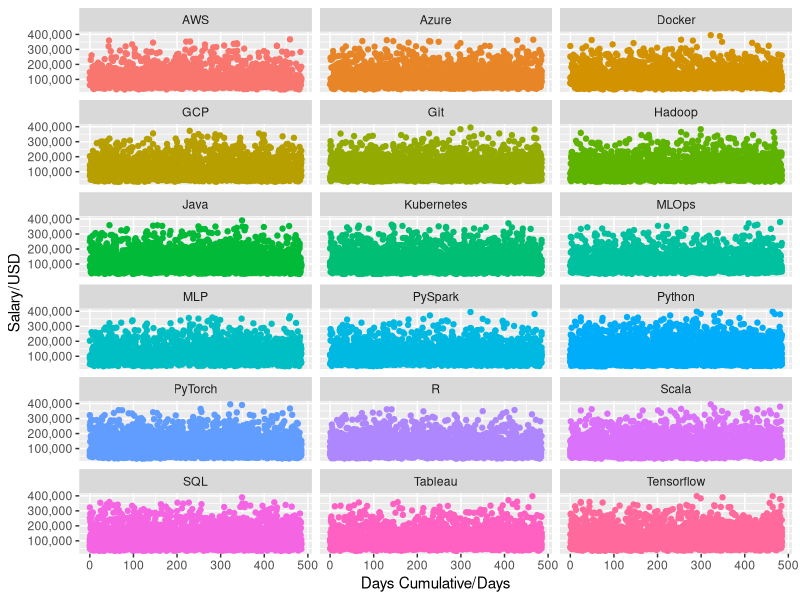
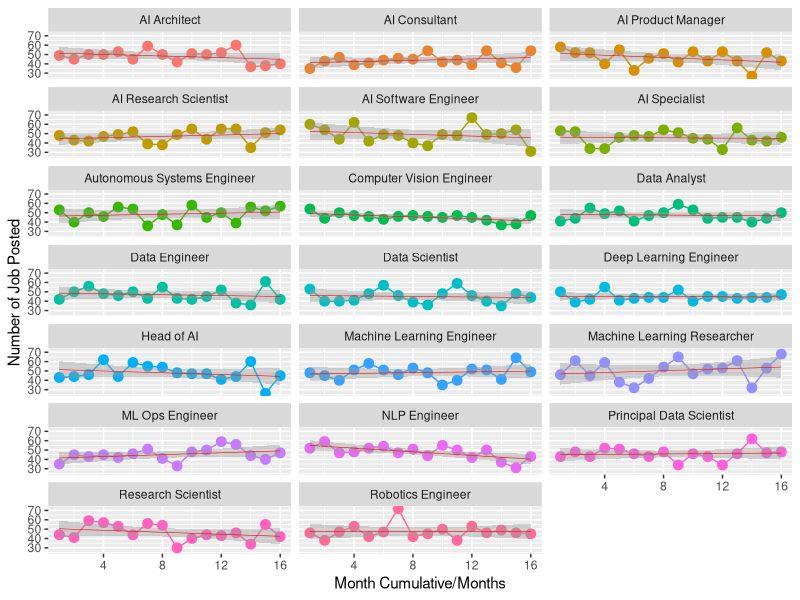
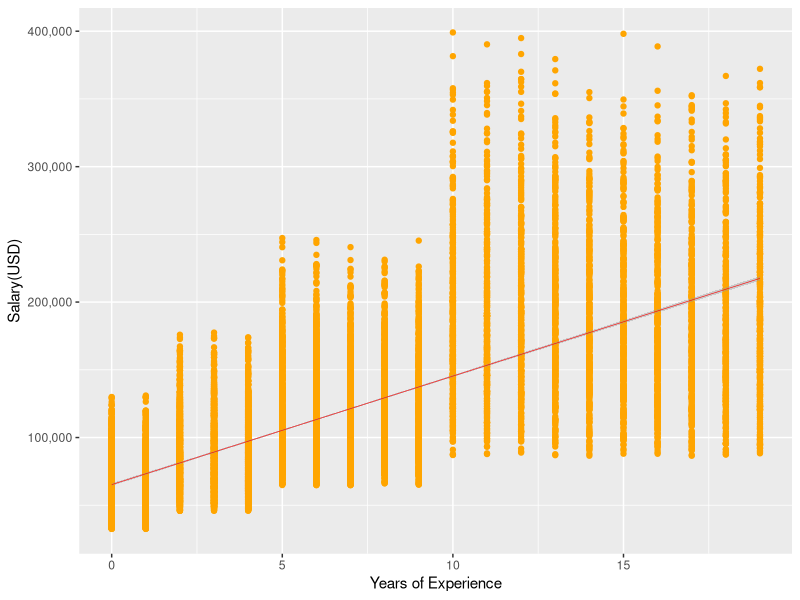
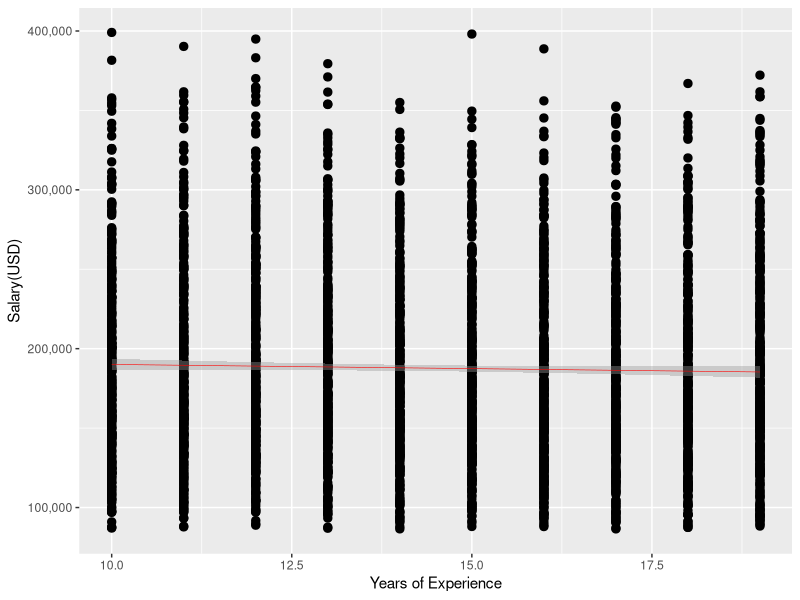
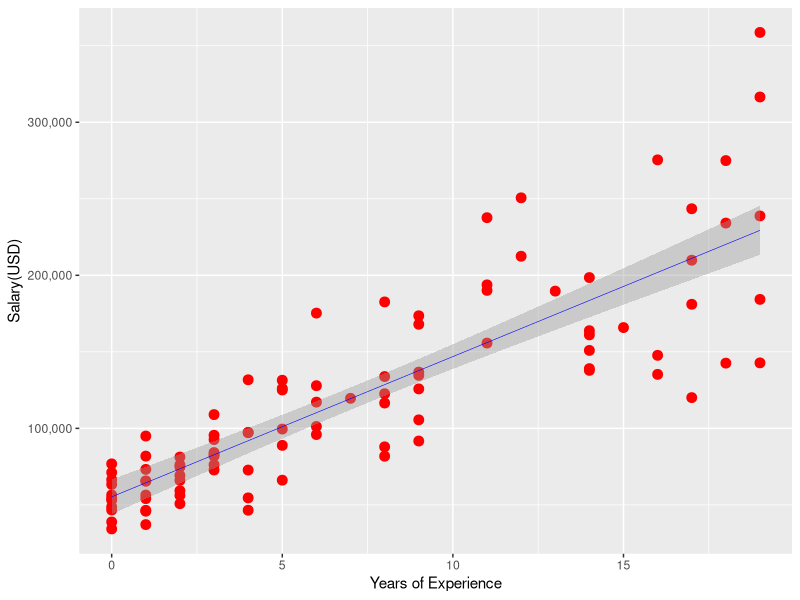
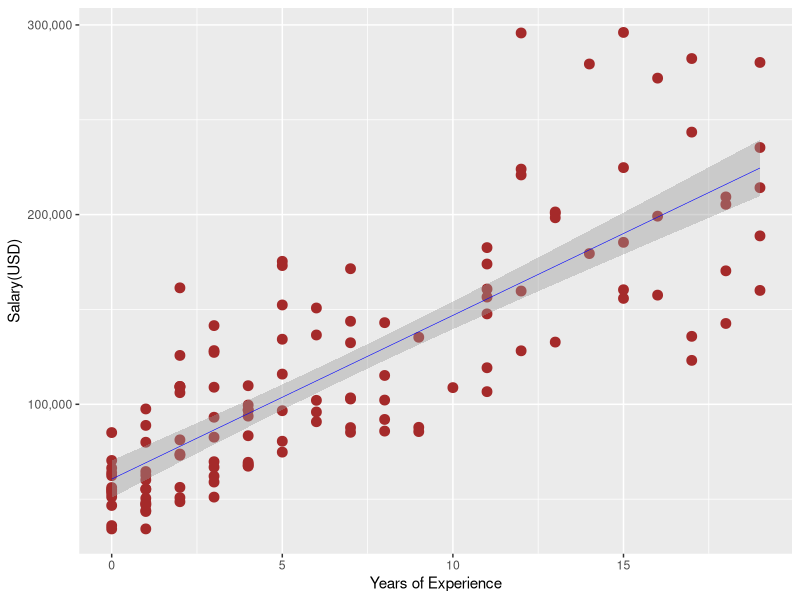
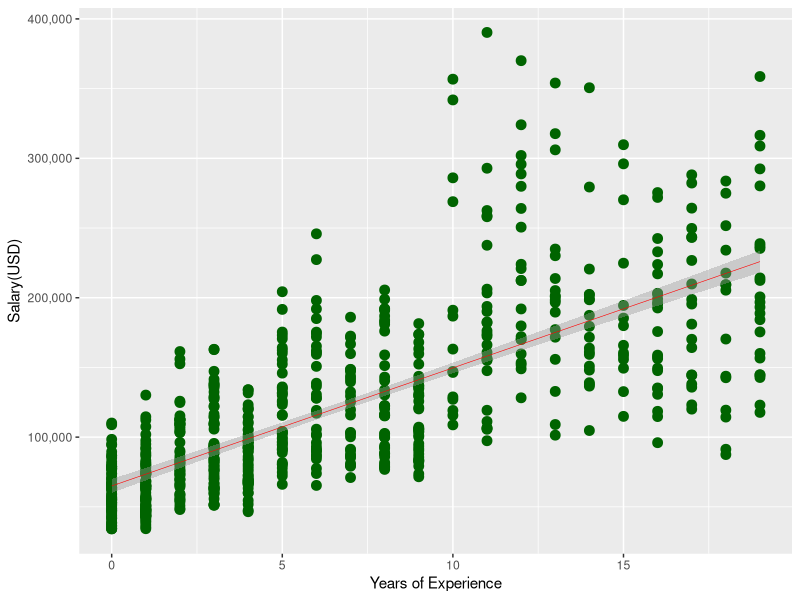

Here is the R script that generated these plots, in order:
install.packages("ggplot2")
install.packages("dplyr")
install.packages("tidyverse")
install.packages("ggpubr")
options(scipen=999)

library(dplyr)
library(ggplot2)
library(tidyverse)
library(ggpubr)


setwd("C:/Users/natta/Desktop/AI-Powered Job Market Insights/dataset")
getwd()
salary_by_skills <- read.csv("salary_by_skills.csv")
time_table <- read.csv("time_table_dataset.csv")
time_by_job_count <- read.csv("correlation2_dataset.csv")
main <- read.csv("ai_job_dataset_cleaned.csv")
salary_group <- read.csv("salary_category.csv")
job_count_categorized <- read.csv("category_job_by_month.csv")

# Merge dataframe to be able to do analysis
salary_analysis <- merge(salary_group, time_table, by.x = "ID_cleaned", by.y = "ID_cleaned")
analysis <- merge(salary_by_skills, time_table, by.x = "ID_cleaned", by.y = "ID_cleaned")
main_and_salary <- merge(main, salary_group, by.x = "ID_cleaned", by.y = "ID_cleaned")
main_and_salary <- merge(main_and_salary, salary_by_skills, by.x = "ID_cleaned", by.y = "ID_cleaned")
main_and_salary


# Correlation test between Salary by skills to Days subtraction period
corraws <- cor(analysis$AWS, analysis$days_subtraction_period, use = "pairwise.complete.obs")
corrazure <- cor(analysis$Azure, analysis$days_subtraction_period, use = "pairwise.complete.obs")
corrdocker <- cor(analysis$Docker, analysis$days_subtraction_period, use = "pairwise.complete.obs")
corrgcp <- cor(analysis$GCP, analysis$days_subtraction_period, use = "pairwise.complete.obs")
corrgit <- cor(analysis$Git, analysis$days_subtraction_period, use = "pairwise.complete.obs")
corrhadoop <- cor(analysis$Hadoop, analysis$days_subtraction_period, use = "pairwise.complete.obs")
corrjava <- cor(analysis$Java, analysis$days_subtraction_period, use = "pairwise.complete.obs")
corrkubernetes <- cor(analysis$Kubernetes, analysis$days_subtraction_period, use = "pairwise.complete.obs")
corrmlops <- cor(analysis$MLOps, analysis$days_subtraction_period, use = "pairwise.complete.obs")
corrmlp <- cor(analysis$MLP, analysis$days_subtraction_period, use = "pairwise.complete.obs")
corrpytorch <- cor(analysis$PyTorch, analysis$days_subtraction_period, use = "pairwise.complete.obs")
corrpython <- cor(analysis$Python, analysis$days_subtraction_period, use = "pairwise.complete.obs")
corrR <- cor(analysis$R, analysis$days_subtraction_period, use = "pairwise.complete.obs")
corrsql <- cor(analysis$SQL, analysis$days_subtraction_period, use = "pairwise.complete.obs")
corrscala <- cor(analysis$Scala, analysis$days_subtraction_period, use = "pairwise.complete.obs")
corrpyspark <- cor(analysis$PySpark, analysis$days_subtraction_period, use = "pairwise.complete.obs")
corrtableau <- cor(analysis$Tableau, analysis$days_subtraction_period, use = "pairwise.complete.obs")
corrtensorflow <- cor(analysis$Tensorflow, analysis$days_subtraction_period, use = "pairwise.complete.obs")

corraws 
corrazure 
corrdocker
corrgcp
corrgit
corrhadoop 
corrjava
corrkubernetes 
corrmlops 
corrmlp 
corrpytorch 
corrpython 
corrR 
corrsql 
corrscala 
corrpyspark 
corrtableau 
corrtensorflow

# Average job count post over time

corr2ai.architect <- cor(time_by_job_count$AI.Architect, time_by_job_count$month_subtraction_period)
corr2ai.consultant <- cor(time_by_job_count$AI.Consultant, time_by_job_count$month_subtraction_period)
corr2ai.productmanager <- cor(time_by_job_count$AI.Product.Manager, time_by_job_count$month_subtraction_period)
corr2ai.researchscientist <- cor(time_by_job_count$AI.Research.Scientist, time_by_job_count$month_subtraction_period)
corr2ai.softwareengineer <- cor(time_by_job_count$AI.Software.Engineer, time_by_job_count$month_subtraction_period)
corr2ai.specialist <- cor(time_by_job_count$AI.Specialist, time_by_job_count$month_subtraction_period)
corr2ai.awe <- cor(time_by_job_count$Autonomous.Systems.Engineer, time_by_job_count$month_subtraction_period)
corr2ai.cve <- cor(time_by_job_count$Computer.Vision.Engineer, time_by_job_count$month_subtraction_period)
corr2ai.dataanalyst <- cor(time_by_job_count$Data.Analyst, time_by_job_count$month_subtraction_period)
corr2ai.dataengineer <- cor(time_by_job_count$Data.Engineer, time_by_job_count$month_subtraction_period)
corr2ai.datascientist <- cor(time_by_job_count$Data.Scientist, time_by_job_count$month_subtraction_period)
corr2ai.dle <- cor(time_by_job_count$Deep.Learning.Engineer, time_by_job_count$month_subtraction_period)
corr2ai.headai <- cor(time_by_job_count$Head.of.AI, time_by_job_count$month_subtraction_period)
corr2ai.mle <- cor(time_by_job_count$Machine.Learning.Engineer, time_by_job_count$month_subtraction_period)
corr2ai.mlr <- cor(time_by_job_count$Machine.Learning.Researcher, time_by_job_count$month_subtraction_period)
corr2ai.mlops.e <- cor(time_by_job_count$ML.Ops.Engineer, time_by_job_count$month_subtraction_period)
corr2ai.nlp.e <- cor(time_by_job_count$NLP.Engineer, time_by_job_count$month_subtraction_period)
corr2ai.pds <- cor(time_by_job_count$Principal.Data.Scientist, time_by_job_count$month_subtraction_period)
corr2ai.researchscientist <- cor(time_by_job_count$Research.Scientist, time_by_job_count$month_subtraction_period)
corr2ai.roboticsengineer <- cor(time_by_job_count$Robotics.Engineer, time_by_job_count$month_subtraction_period)

corr2ai.architect
corr2ai.consultant
corr2ai.productmanager
corr2ai.researchscientist
corr2ai.softwareengineer
corr2ai.specialist
corr2ai.awe
corr2ai.cve
corr2ai.dataanalyst
corr2ai.dataengineer
corr2ai.datascientist
corr2ai.dle
corr2ai.headai
corr2ai.mle
corr2ai.mlr
corr2ai.mlops.e
corr2ai.nlp.e
corr2ai.pds
corr2ai.researchscientist
corr2ai.roboticsengineer

#is industry has effect in your salary?

summary(aov(lm(main$salary_usd ~ main$industry)))

TukeyHSD(aov(lm(main$salary_usd ~ main$industry)))

#Is skills has effect in your salary?

summary(aov(lm(salary_group$salary_usd ~ salary_group$skill_name)))

TukeyHSD(aov(lm(salary_group$salary_usd ~ salary_group$skill_name)))

#Is Job Title has affect in your salary?

summary(aov(lm(main$salary_usd ~ main$job_title)))

TukeyHSD(aov(lm(main$salary_usd ~ main$job_title)))

#Is yrs exp made significant impact on salary?

filtered_main <- filter(main, years_experience >= 10)
filtered_main

# General yrs lm model
general_yrs <- lm(years_experience ~ salary_usd, data = main)
general_yrs <- summary(general_yrs)
general_yrs

# More than 10+yrs lm model
ten_yrs <- lm(years_experience ~ salary_usd, data = filtered_main)
ten_yrs <- summary(ten_yrs)
ten_yrs

# Testing yrs of exp affects for each job_title?

more_factor1 <- lm(data = main, salary_usd ~ job_title * years_experience)
more_factor1 <- summary(more_factor1)
more_factor1

# Testing yrs of exp affects for each industry?

more_factor3 <- lm(data = main, salary_usd ~ years_experience * industry)
more_factor3 <- summary(more_factor3)
more_factor3

# Testing is years_exp to skill_name to job_title effects salary_usd?

more_factor4 <- lm(data = main_and_salary, salary_usd.x ~ job_title * skill_name * years_experience)
more_factor4 <- summary(more_factor4)
more_factor4

# Testing is years_exp to industry to job_title effects salary_usd?

more_factor5 <- lm(data = main_and_salary, salary_usd.x ~ industry * job_title * years_experience)
more_factor5 <- summary(more_factor5)
print(more_factor5)

more_factor6 <- lm(data = main_and_salary, salary_usd.x ~ job_title * years_experience + skill_name * years_experience + industry * years_experience + experience_level_cleaned * years_experience)
more_factor6 <- summary(more_factor6)
more_factor6
# scatter plot visualization for salary_usd by time_cumulative

plot1 <- ggplot(salary_analysis, aes(x = days_subtraction_period, y = salary_usd, color = factor(skill_name)))

plot1 <- plot1 + geom_point(show.legend = FALSE)

plot1 <- plot1 + scale_y_continuous(labels = scales::comma)

plot1 <- plot1 + facet_wrap("skill_name", ncol = 3)

plot1 <- plot1 + xlab("Days Cumulative/Days")

plot1 <- plot1 + ylab("Salary/USD")

plot1

# Scatter plot visualization for job count by time_cumulative

plot2 <- ggplot(job_count_categorized, aes(x = Month_Cumulative, y = Number_of_Job_Posted, color = factor(Job_Title)))

plot2 <- plot2 + geom_point(show.legend = FALSE, size = 3)

plot2 <- plot2 + geom_line(show.legend = FALSE)

plot2 <- plot2 + scale_y_continuous(labels = scales::comma)

plot2 <- plot2 + geom_smooth(method='lm', formula= y~x, color = "red", size = 0.2)

plot2 <- plot2 + facet_wrap("Job_Title", ncol = 3)

plot2 <- plot2 + xlab("Month Cumulative/Months")

plot2 <- plot2 + ylab("Number of Job Posted")

plot2

# Scatter plot visualization for yrs exp by salary_usd

plot3 <- ggplot(main, aes(x = years_experience, y = salary_usd))

plot3 <- plot3 + geom_point(show.legend = FALSE, color = "orange")

plot3 <- plot3 + scale_y_continuous(labels = scales::comma)

plot3 <- plot3 + geom_smooth(method='lm', formula = y~x, color = "red", size = 0.2)

plot3 <- plot3 + xlab("Years of Experience")

plot3 <- plot3 + ylab("Salary(USD)")

plot3

# Scatter plot visualization for 10+yrs exp by salary_usd

plot4 <- ggplot(filtered_main, aes(x = years_experience, y = salary_usd))

plot4 <- plot4 + geom_point(show.legend = FALSE, color = "black", size = 2.5)

plot4 <- plot4 + scale_y_continuous(labels = scales::comma)

plot4 <- plot4 + geom_smooth(method='lm', formula = y~x, color = "red", size = 0.2)

plot4 <- plot4 + xlab("Years of Experience")

plot4 <- plot4 + ylab("Salary(USD)")

plot4

# Scatter Plot visualization for lm model more factor 4 and correlation value

ai_specialist_mlops <- filter(main_and_salary, main_and_salary$job_title == "AI Specialist" & main_and_salary$skill_name == "MLOps")
ai_specialist_mlops

plot5 <- ggplot(ai_specialist_mlops, aes(x = years_experience, y = salary_usd.x))

plot5 <- plot5 + geom_point(show.legend = FALSE, color = "red", size = 3)

plot5 <- plot5 + scale_y_continuous(labels = scales::comma)

plot5 <- plot5 + geom_smooth(method = 'lm', formula = y~x, color = "blue", size = 0.2)

plot5 <- plot5 + xlab("Years of Experience")

plot5 <- plot5 + ylab("Salary(USD)")

plot5

cor_ai_specialist_mlops <- cor(ai_specialist_mlops$years_experience, ai_specialist_mlops$salary_usd.x, use = "pairwise.complete.obs")
cor_ai_specialist_mlops

ai_specialist_gcp <- filter(main_and_salary, main_and_salary$job_title == "AI Specialist" & main_and_salary$skill_name == "GCP")
ai_specialist_gcp

plot5 <- ggplot(ai_specialist_gcp, aes(x = years_experience, y = salary_usd.x))

plot5 <- plot5 + geom_point(show.legend = FALSE, color = "brown", size = 3)

plot5 <- plot5 + scale_y_continuous(labels = scales::comma)

plot5 <- plot5 + geom_smooth(method = 'lm', formula = y~x, color = "blue", size = 0.2)

plot5 <- plot5 + xlab("Years of Experience")

plot5 <- plot5 + ylab("Salary(USD)")

plot5

cor_ai_specialist_gcp <- cor(ai_specialist_gcp$years_experience, ai_specialist_gcp$salary_usd.x, use = "pairwise.complete.obs")
cor_ai_specialist_gcp

# Scatter Plot visualization for lm model more factor 1 and correlation value

ase <- filter(main, main$job_title == "AI Specialist")
ase

plot6 <- ggplot(ase, aes(x = years_experience, y = salary_usd))

plot6 <- plot6 + geom_point(show.legend = FALSE, color = "darkgreen", size = 3)

plot6 <- plot6 + scale_y_continuous(labels = scales::comma)

plot6 <- plot6 + geom_smooth(method = 'lm', formula = y~x, color = "red", size = 0.2)

plot6 <- plot6 + xlab("Years of Experience")

plot6 <- plot6 + ylab("Salary(USD)")

plot6

cor_ase <- cor(ase$years_experience, ase$salary_usd, use = "pairwise.complete.obs")
cor_ase

# Scatter Plot visualization for lm model more factor 5 and correlation value

  